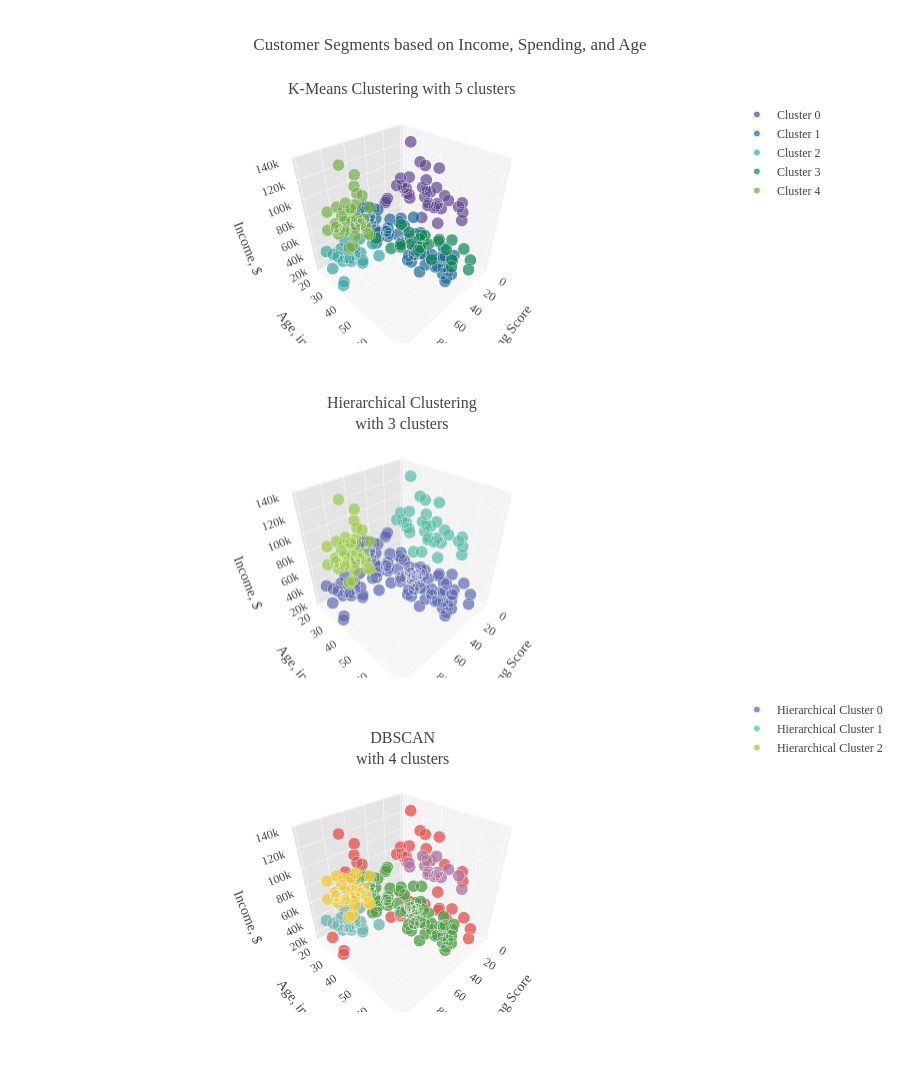

The notebook cell saved with this chart:
### Markdown cell above
# <div style="color:white;display:fill;border-radius:5px;background-color:#67A4A4;letter-spacing:0.1px;overflow:hidden"><p style="padding:20px;color:white;overflow:hidden;margin:0;font-size:110%;text-align:center">Cluster Profile Comparison</p></div>
Below are the plots of the customer profiles based on age, income, and spending from each clustering model.

### Code cell
# Initializing figure with 3 3D subplots
fig = make_subplots(rows=3, cols=1,
                    vertical_spacing=0.1,
                    specs=[[{'type': 'scatter3d'}],
                           [{'type': 'scatter3d'}], 
                           [{'type': 'scatter3d'}]],
                     subplot_titles=("K-Means Clustering with 5 clusters", 
                                     "Hierarchical Clustering<br>with 3 clusters", 
                                     "DBSCAN<br>with 4 clusters")
                   )

# Adding clusters to scatterplots 
plot_km['K-Means Cluster'] = plot_km['K-Means Cluster'].astype(int)
plot_km=plot_km.sort_values(by='K-Means Cluster')
for i in range(0,5):
    fig.add_trace(go.Scatter3d(x = plot_km[plot_km['K-Means Cluster'] == i]['Spending Score'],
                               y = plot_km[plot_km['K-Means Cluster'] == i]['Age'],
                               z = plot_km[plot_km['K-Means Cluster'] == i]['Annual Income'],                        
                               mode = 'markers', marker=dict(
                                   size=7,  
                                   color = px.colors.qualitative.Prism[i],
                                   line_width = 1,
                                   line_color='#F7F7F7',
                                   opacity=0.7),
                               name = str('Cluster '+str(i)), legendgroup = 1),
                 row=1, col=1)

plot_hc['Hierarchical Cluster'] = plot_hc['Hierarchical Cluster'].astype(int)
plot_hc=plot_hc.sort_values(by='Hierarchical Cluster')
for i in range(0,3):    
    fig.add_trace(go.Scatter3d(x = plot_hc[plot_hc['Hierarchical Cluster'] == i]['Spending Score'],
                               y = plot_hc[plot_hc['Hierarchical Cluster'] == i]['Age'],
                               z = plot_hc[plot_hc['Hierarchical Cluster'] == i]['Annual Income'],                        
                               mode = 'markers', marker=dict(
                                   size=7,   
                                   color = px.colors.qualitative.Vivid[i+1],
                                   line_width = 1, 
                                   line_color='#F7F7F7',
                                   opacity=0.7),
                               name = str('Hierarchical Cluster '+str(i)), legendgroup = 2), 
                  row=2, col=1)

for i, j in enumerate(plot_db['DB Cluster'].unique()): 
    fig.add_trace(go.Scatter3d(x = plot_db[plot_db['DB Cluster'] == j]['Spending Score'],
                               y = plot_db[plot_db['DB Cluster'] == j]['Age'],
                               z = plot_db[plot_db['DB Cluster'] == j]['Annual Income'], 
                               mode = 'markers', marker=dict(
                                   size=7,   
                                   color = px.colors.qualitative.T10[i+2],
                                   line_width = 1,
                                   line_color='#F7F7F7',
                                   opacity=0.8),
                               name = str('DB Cluster '+str(j)), legendgroup = 3), 
                  row=3, col=1)

fig.update_traces(hovertemplate='Customer Spending Score: %{x}<br>Income: $%{z}<br>Age: %{y}')
fig.update_layout(title="Customer Segments based on Income, Spending, and Age",
                  template=temp, height=1800, legend_tracegroupgap = 500,
                  scene=dict(aspectmode='cube',
                             xaxis = dict(title='Spending Score', 
                                          backgroundcolor="#F3F3F3",
                                          gridcolor="white",
                                          showbackground=True,
                                          zerolinecolor="white",),
                             yaxis = dict(title='Age, in years',
                                          backgroundcolor="#E4E4E4",
                                          gridcolor="white",
                                          showbackground=True,
                                          zerolinecolor="white"),
                             zaxis = dict(title='Income, $', 
                                          ticksuffix='k',
                                          backgroundcolor="#F6F6F6",
                                          gridcolor="white",
                                          showbackground=True,
                                          zerolinecolor="white")), 
                  scene2=dict(aspectmode='cube', 
                             xaxis = dict(title='Spending Score',
                                          backgroundcolor="#F3F3F3",
                                          gridcolor="white",
                                          showbackground=True,
                                          zerolinecolor="white",),
                             yaxis = dict(title='Age, in years',
                                          backgroundcolor="#E4E4E4",
                                          gridcolor="white",
                                          showbackground=True,
                                          zerolinecolor="white"),
                             zaxis = dict(title='Income, $', 
                                          ticksuffix='k',
                                          backgroundcolor="#F6F6F6",
                                          gridcolor="white",
                                          showbackground=True,
                                          zerolinecolor="white")), 
                  scene3=dict(aspectmode='cube', 
                             xaxis = dict(title='Spending Score',
                                          backgroundcolor="#F3F3F3",
                                          gridcolor="white",
                                          showbackground=True,
                                          zerolinecolor="white",),
                             yaxis = dict(title='Age, in years',
                                          backgroundcolor="#E4E4E4",
                                          gridcolor="white",
                                          showbackground=True,
                                          zerolinecolor="white"),
                             zaxis = dict(title='Income, $', 
                                          ticksuffix='k',
                                          backgroundcolor="#F6F6F6",
                                          gridcolor="white",
                                          showbackground=True,
                                          zerolinecolor="white"))
                  )
fig.show()

### Figure 1 — Plotly figure (JSON) as saved in the notebook; plotly's stock layout.template omitted (floating-point values rounded to 4 significant figures)
{"data": [{"hovertemplate": "Customer Spending Score: %{x}<br>Income: $%{z}<br>Age: %{y}", "legendgroup": "1", "marker": {"color": "rgb(95, 70, 144)", "line": {"color": "#F7F7F7", "width": 1}, "opacity": 0.7, "size": 7}, "mode": "markers", "name": "Cluster 0", "scene": "scene", "type": "scatter3d", "x": [10, 28, 5, 16, 40, 8, 22, 16, 12, 17, 9, 24, 36, 39, 11, 23, 5, 15, 34, 32, 15, 17, 7, 29, 13, 20, 10, 13, 14, 20, 26, 5, 35, 1, 1, 18, 27], "y": [19, 45, 20, 47, 28, 33, 34, 47, 25, 41, 47, 54, 48, 41, 59, 34, 57, 46, 25, 37, 58, 43, 44, 23, 52, 44, 36, 40, 59, 42, 50, 19, 56, 34, 37, 32, 36], "z": [74, 126, 73, 120, 76, 113, 78, 78, 77, 103, 71, 101, 77, 99, 71, 103, 75, 98, 72, 97, 88, 78, 73, 70, 88, 78, 87, 87, 93, 86, 85, 81, 79, 78, 78, 137, 87]}, {"hovertemplate": "Customer Spending Score: %{x}<br>Income: $%{z}<br>Age: %{y}", "legendgroup": "1", "marker": {"color": "rgb(29, 105, 150)", "line": {"color": "#F7F7F7", "width": 1}, "opacity": 0.7, "size": 7}, "mode": "markers", "name": "Cluster 1", "scene": "scene", "type": "scatter3d", "x": [51, 46, 50, 41, 45, 60, 54, 60, 55, 42, 42, 47, 52, 49, 51, 46, 52, 46, 59, 42, 56, 42, 51, 59, 50, 48, 47, 56, 55, 49, 56, 47, 54, 53, 48, 52, 59, 42, 55, 46, 41, 50, 46, 58, 55, 60, 46, 41, 44, 41, 49, 40, 42, 52, 42, 50, 47, 55, 57, 43, 43, 48, 52, 54, 48, 48, 59, 50, 55, 42, 43, 57, 56, 40, 58, 35, 55, 59], "y": [27, 69, 51, 47, 50, 59, 31, 33, 50, 49, 29, 27, 23, 20, 57, 19, 49, 53, 54, 31, 49, 47, 63, 18, 43, 68, 32, 70, 70, 60, 60, 59, 26, 45, 40, 67, 19, 21, 19, 54, 23, 66, 48, 55, 22, 34, 50, 67, 46, 18, 48, 40, 32, 24, 48, 27, 47, 68, 21, 63, 68, 66, 65, 19, 49, 18, 67, 19, 38, 38, 51, 50, 27, 38, 40, 43, 26, 49], "z": [46, 44, 44, 43, 43, 43, 43, 42, 40, 54, 40, 40, 54, 61, 54, 64, 42, 46, 47, 40, 62, 49, 48, 48, 48, 48, 48, 46, 49, 50, 50, 54, 54, 54, 54, 47, 48, 62, 46, 63, 62, 63, 54, 57, 57, 58, 58, 54, 54, 59, 60, 60, 60, 60, 61, 60, 60, 59, 54, 65, 63, 63, 63, 63, 62, 65, 62, 65, 54, 64, 67, 67, 67, 67, 69, 71, 62, 65]}, {"hovertemplate": "Customer Spending Score: %{x}<br>Income: $%{z}<br>Age: %{y}", "legendgroup": "1", "marker": {"color": "rgb(56, 166, 165)", "line": {"color": "#F7F7F7", "width": 1}, "opacity": 0.7, "size": 7}, "mode": "markers", "name": "Cluster 2", "scene": "scene", "type": "scatter3d", "x": [87, 73, 92, 81, 65, 92, 61, 73, 82, 75, 73, 73, 98, 79, 77, 99, 76, 61, 66, 77, 81, 72, 94], "y": [23, 21, 18, 21, 24, 24, 31, 25, 29, 20, 31, 30, 35, 22, 24, 35, 22, 35, 20, 23, 21, 30, 23], "z": [29, 30, 33, 33, 39, 38, 39, 24, 28, 37, 25, 34, 23, 20, 20, 19, 17, 28, 21, 16, 15, 19, 18]}, {"hovertemplate": "Customer Spending Score: %{x}<br>Income: $%{z}<br>Age: %{y}", "legendgroup": "1", "marker": {"color": "rgb(15, 133, 84)", "line": {"color": "#F7F7F7", "width": 1}, "opacity": 0.7, "size": 7}, "mode": "markers", "name": "Cluster 3", "scene": "scene", "type": "scatter3d", "x": [35, 40, 6, 13, 3, 6, 14, 15, 14, 32, 35, 28, 29, 26, 39, 31, 5, 4, 36, 35, 14, 17, 4], "y": [35, 31, 35, 37, 64, 20, 67, 58, 54, 45, 65, 49, 52, 36, 19, 40, 46, 60, 48, 35, 49, 42, 53], "z": [21, 17, 18, 20, 19, 16, 19, 20, 28, 28, 38, 39, 23, 37, 15, 29, 25, 30, 39, 24, 33, 34, 33]}, {"hovertemplate": "Customer Spending Score: %{x}<br>Income: $%{z}<br>Age: %{y}", "legendgroup": "1", "marker": {"color": "rgb(115, 175, 72)", "line": {"color": "#F7F7F7", "width": 1}, "opacity": 0.7, "size": 7}, "mode": "markers", "name": "Cluster 4", "scene": "scene", "type": "scatter3d", "x": [91, 75, 74, 95, 90, 92, 77, 76, 93, 78, 73, 83, 73, 75, 95, 97, 89, 75, 74, 71, 88, 97, 86, 79, 69, 90, 69, 85, 86, 68, 88, 91, 72, 63, 75, 88, 93, 87, 83], "y": [39, 38, 32, 40, 34, 36, 31, 38, 31, 30, 30, 29, 32, 36, 33, 28, 27, 39, 32, 31, 39, 30, 30, 35, 27, 35, 32, 36, 32, 28, 29, 38, 35, 32, 28, 29, 32, 32, 30], "z": [69, 71, 77, 71, 78, 87, 70, 78, 81, 78, 78, 79, 73, 85, 86, 77, 78, 71, 126, 72, 78, 99, 88, 120, 88, 93, 103, 103, 97, 101, 98, 113, 74, 87, 87, 73, 75, 76, 137]}, {"hovertemplate": "Customer Spending Score: %{x}<br>Income: $%{z}<br>Age: %{y}", "legendgroup": "2", "marker": {"color": "rgb(93, 105, 177)", "line": {"color": "#F7F7F7", "width": 1}, "opacity": 0.7, "size": 7}, "mode": "markers", "name": "Hierarchical Cluster 0", "scene": "scene2", "type": "scatter3d", "x": [39, 81, 6, 52, 77, 40, 76, 6, 94, 72, 14, 99, 15, 77, 13, 79, 35, 66, 29, 98, 35, 73, 5, 73, 14, 82, 32, 61, 31, 87, 55, 4, 4, 14, 92, 28, 61, 36, 92, 35, 73, 75, 26, 81, 17, 55, 3, 65, 47, 42, 42, 52, 60, 54, 60, 41, 50, 46, 51, 73, 56, 45, 49, 46, 54, 59, 50, 48, 59, 47, 42, 49, 56, 47, 54, 53, 48, 42, 52, 40, 55, 41, 44, 57, 46, 58, 55, 60, 46, 55, 41, 49, 59, 51, 51, 55, 47, 50, 42, 41, 48, 59, 55, 56, 42, 50, 46, 43, 48, 52, 42, 52, 42, 48, 46, 34, 29, 40, 40, 58, 57, 43, 59, 43, 50, 56], "y": [19, 21, 20, 67, 23, 31, 22, 35, 23, 30, 67, 35, 58, 24, 37, 22, 35, 20, 52, 35, 35, 25, 46, 31, 54, 29, 45, 35, 40, 23, 19, 60, 53, 49, 18, 49, 31, 48, 24, 65, 30, 20, 36, 21, 42, 50, 64, 24, 27, 29, 31, 49, 33, 31, 59, 47, 51, 69, 27, 21, 70, 50, 20, 53, 19, 18, 43, 68, 19, 32, 47, 60, 60, 59, 26, 45, 40, 49, 23, 40, 38, 67, 46, 21, 48, 55, 22, 34, 50, 68, 18, 48, 54, 57, 63, 70, 47, 27, 48, 23, 49, 67, 26, 49, 32, 66, 54, 68, 66, 65, 38, 24, 21, 18, 19, 25, 23, 28, 38, 40, 50, 51, 49, 63, 19, 27], "z": [15, 15, 16, 47, 16, 17, 17, 18, 18, 19, 19, 19, 20, 20, 20, 20, 21, 21, 23, 23, 24, 24, 25, 25, 28, 28, 28, 28, 29, 29, 46, 30, 33, 33, 33, 39, 39, 39, 38, 38, 34, 37, 37, 33, 34, 40, 19, 39, 40, 40, 40, 42, 42, 43, 43, 43, 44, 44, 46, 30, 46, 43, 61, 46, 63, 48, 48, 48, 48, 48, 49, 50, 50, 54, 54, 54, 54, 54, 54, 60, 54, 54, 54, 54, 54, 57, 57, 58, 58, 59, 59, 60, 47, 54, 48, 49, 60, 60, 61, 62, 62, 62, 62, 62, 60, 63, 63, 63, 63, 63, 64, 60, 62, 65, 64, 72, 70, 76, 67, 69, 67, 67, 65, 65, 65, 67]}, {"hovertemplate": "Customer Spending Score: %{x}<br>Income: $%{z}<br>Age: %{y}", "legendgroup": "2", "marker": {"color": "rgb(82, 188, 163)", "line": {"color": "#F7F7F7", "width": 1}, "opacity": 0.7, "size": 7}, "mode": "markers", "name": "Hierarchical Cluster 1", "scene": "scene2", "type": "scatter3d", "x": [12, 18, 13, 28, 35, 11, 16, 23, 7, 9, 5, 17, 10, 10, 5, 8, 36, 15, 27, 1, 22, 17, 39, 20, 1, 5, 16, 32, 35, 14, 26, 20, 15, 24, 13], "y": [25, 32, 52, 45, 43, 59, 47, 34, 44, 47, 57, 41, 19, 36, 20, 33, 48, 46, 36, 34, 34, 43, 41, 44, 37, 19, 47, 37, 56, 59, 50, 42, 58, 54, 40], "z": [77, 137, 88, 126, 71, 71, 120, 103, 73, 71, 75, 103, 74, 87, 73, 113, 77, 98, 87, 78, 78, 78, 99, 78, 78, 81, 78, 97, 79, 93, 85, 86, 88, 101, 87]}, {"hovertemplate": "Customer Spending Score: %{x}<br>Income: $%{z}<br>Age: %{y}", "legendgroup": "2", "marker": {"color": "rgb(153, 201, 69)", "line": {"color": "#F7F7F7", "width": 1}, "opacity": 0.7, "size": 7}, "mode": "markers", "name": "Hierarchical Cluster 2", "scene": "scene2", "type": "scatter3d", "x": [90, 72, 93, 87, 97, 74, 88, 95, 89, 78, 73, 83, 93, 75, 73, 63, 76, 88, 68, 75, 92, 90, 91, 79, 69, 69, 97, 74, 85, 86, 86, 88, 75, 75, 91, 77, 95, 71, 83], "y": [34, 35, 32, 32, 28, 32, 39, 33, 27, 30, 30, 29, 31, 36, 32, 32, 38, 29, 28, 38, 36, 35, 38, 35, 32, 27, 30, 32, 36, 30, 32, 29, 39, 28, 39, 31, 40, 31, 30], "z": [78, 74, 75, 76, 77, 77, 78, 86, 78, 78, 78, 79, 81, 85, 73, 87, 78, 73, 101, 71, 87, 93, 113, 120, 103, 88, 99, 126, 103, 88, 97, 98, 71, 87, 69, 70, 71, 72, 137]}, {"hovertemplate": "Customer Spending Score: %{x}<br>Income: $%{z}<br>Age: %{y}", "legendgroup": "3", "marker": {"color": "#E45756", "line": {"color": "#F7F7F7", "width": 1}, "opacity": 0.8, "size": 7}, "mode": "markers", "name": "DB Cluster Outliers", "scene": "scene3", "type": "scatter3d", "x": [39, 14, 17, 26, 18, 5, 10, 5, 12, 1, 1, 35, 5, 14, 32, 39, 24, 68, 17, 85, 23, 69, 8, 91, 16, 79, 28, 74, 4, 4, 83, 13, 14, 3, 94, 6, 35, 40, 99, 29, 6, 14, 35, 32, 5, 31, 98, 15], "y": [19, 49, 42, 36, 32, 20, 19, 57, 25, 37, 34, 56, 19, 59, 37, 41, 54, 28, 41, 36, 34, 32, 33, 38, 47, 35, 45, 32, 53, 60, 30, 37, 67, 64, 23, 35, 35, 31, 35, 52, 20, 54, 35, 45, 46, 40, 35, 58], "z": [15, 33, 34, 37, 137, 73, 74, 75, 77, 78, 78, 79, 81, 93, 97, 99, 101, 101, 103, 103, 103, 103, 113, 113, 120, 120, 126, 126, 33, 30, 137, 20, 19, 19, 18, 18, 21, 17, 19, 23, 16, 28, 24, 28, 25, 29, 23, 20]}, {"hovertemplate": "Customer Spending Score: %{x}<br>Income: $%{z}<br>Age: %{y}", "legendgroup": "3", "marker": {"color": "#72B7B2", "line": {"color": "#F7F7F7", "width": 1}, "opacity": 0.8, "size": 7}, "mode": "markers", "name": "DB Cluster 0", "scene": "scene3", "type": "scatter3d", "x": [66, 73, 79, 73, 87, 77, 73, 92, 76, 65, 77, 92, 81, 75, 82, 73, 81, 61, 72], "y": [20, 25, 22, 31, 23, 24, 21, 18, 22, 24, 23, 24, 21, 20, 29, 30, 21, 35, 30], "z": [21, 24, 20, 25, 29, 20, 30, 33, 17, 39, 16, 38, 15, 37, 28, 34, 33, 28, 19]}, {"hovertemplate": "Customer Spending Score: %{x}<br>Income: $%{z}<br>Age: %{y}", "legendgroup": "3", "marker": {"color": "#54A24B", "line": {"color": "#F7F7F7", "width": 1}, "opacity": 0.8, "size": 7}, "mode": "markers", "name": "DB Cluster 1", "scene": "scene3", "type": "scatter3d", "x": [48, 54, 43, 52, 46, 48, 42, 56, 55, 59, 41, 50, 42, 40, 48, 43, 59, 43, 57, 56, 40, 58, 29, 35, 34, 42, 36, 46, 50, 50, 52, 50, 59, 51, 59, 52, 55, 47, 56, 46, 51, 46, 50, 48, 41, 60, 54, 60, 52, 42, 42, 47, 55, 28, 61, 36, 35, 45, 59, 49, 57, 48, 51, 55, 52, 54, 41, 47, 42, 56, 44, 49, 42, 53, 55, 58, 55, 60, 46, 55, 47, 41, 49, 40, 42, 46], "y": [66, 19, 68, 65, 54, 49, 21, 49, 26, 67, 23, 66, 38, 28, 18, 63, 49, 51, 50, 27, 38, 40, 23, 43, 25, 48, 48, 19, 27, 19, 24, 43, 18, 63, 54, 67, 19, 47, 70, 53, 27, 69, 51, 68, 47, 59, 31, 33, 49, 31, 29, 27, 50, 49, 31, 48, 65, 50, 19, 20, 21, 40, 57, 38, 23, 26, 67, 59, 49, 60, 46, 60, 47, 45, 70, 55, 22, 34, 50, 68, 32, 18, 48, 40, 32, 48], "z": [63, 63, 63, 63, 63, 62, 62, 62, 62, 62, 62, 63, 64, 76, 65, 65, 65, 67, 67, 67, 67, 69, 70, 71, 72, 61, 77, 64, 60, 65, 60, 48, 48, 48, 47, 47, 46, 60, 46, 46, 46, 44, 44, 48, 43, 43, 43, 42, 42, 40, 40, 40, 40, 39, 39, 39, 38, 43, 48, 61, 54, 54, 54, 54, 54, 54, 54, 54, 54, 50, 54, 50, 49, 54, 49, 57, 57, 58, 58, 59, 48, 59, 60, 60, 60, 54]}, {"hovertemplate": "Customer Spending Score: %{x}<br>Income: $%{z}<br>Age: %{y}", "legendgroup": "3", "marker": {"color": "#EECA3B", "line": {"color": "#F7F7F7", "width": 1}, "opacity": 0.8, "size": 7}, "mode": "markers", "name": "DB Cluster 2", "scene": "scene3", "type": "scatter3d", "x": [92, 63, 75, 95, 97, 69, 90, 86, 88, 95, 86, 75, 93, 91, 87, 97, 74, 90, 73, 88, 88, 76, 93, 72, 89, 75, 78, 73, 75, 83, 77, 71], "y": [36, 32, 28, 40, 30, 27, 35, 32, 29, 33, 30, 36, 31, 39, 32, 28, 32, 34, 32, 39, 29, 38, 32, 35, 27, 39, 30, 30, 38, 29, 31, 31], "z": [87, 87, 87, 71, 99, 88, 93, 97, 98, 86, 88, 85, 81, 69, 76, 77, 77, 78, 73, 78, 73, 78, 75, 74, 78, 71, 78, 78, 71, 79, 70, 72]}, {"hovertemplate": "Customer Spending Score: %{x}<br>Income: $%{z}<br>Age: %{y}", "legendgroup": "3", "marker": {"color": "#B279A2", "line": {"color": "#F7F7F7", "width": 1}, "opacity": 0.8, "size": 7}, "mode": "markers", "name": "DB Cluster 3", "scene": "scene3", "type": "scatter3d", "x": [9, 7, 11, 20, 15, 17, 20, 16, 15, 13, 10, 13, 27, 26, 22], "y": [47, 44, 59, 42, 46, 43, 44, 47, 58, 52, 36, 40, 36, 50, 34], "z": [71, 73, 71, 86, 98, 78, 78, 78, 88, 88, 87, 87, 87, 85, 78]}], "layout": {"annotations": [{"font": {"size": 16}, "showarrow": false, "text": "K-Means Clustering with 5 clusters", "x": 0.5, "xanchor": "center", "xref": "paper", "y": 1.0, "yanchor": "bottom", "yref": "paper"}, {"font": {"size": 16}, "showarrow": false, "text": "Hierarchical Clustering<br>with 3 clusters", "x": 0.5, "xanchor": "center", "xref": "paper", "y": 0.6333, "yanchor": "bottom", "yref": "paper"}, {"font": {"size": 16}, "showarrow": false, "text": "DBSCAN<br>with 4 clusters", "x": 0.5, "xanchor": "center", "xref": "paper", "y": 0.2667, "yanchor": "bottom", "yref": "paper"}], "height": 1800, "legend": {"tracegroupgap": 500}, "scene": {"aspectmode": "cube", "domain": {"x": [0.0, 1.0], "y": [0.7333, 1.0]}, "xaxis": {"backgroundcolor": "#F3F3F3", "gridcolor": "white", "showbackground": true, "title": {"text": "Spending Score"}, "zerolinecolor": "white"}, "yaxis": {"backgroundcolor": "#E4E4E4", "gridcolor": "white", "showbackground": true, "title": {"text": "Age, in years"}, "zerolinecolor": "white"}, "zaxis": {"backgroundcolor": "#F6F6F6", "gridcolor": "white", "showbackground": true, "ticksuffix": "k", "title": {"text": "Income, $"}, "zerolinecolor": "white"}}, "scene2": {"aspectmode": "cube", "domain": {"x": [0.0, 1.0], "y": [0.3667, 0.6333]}, "xaxis": {"backgroundcolor": "#F3F3F3", "gridcolor": "white", "showbackground": true, "title": {"text": "Spending Score"}, "zerolinecolor": "white"}, "yaxis": {"backgroundcolor": "#E4E4E4", "gridcolor": "white", "showbackground": true, "title": {"text": "Age, in years"}, "zerolinecolor": "white"}, "zaxis": {"backgroundcolor": "#F6F6F6", "gridcolor": "white", "showbackground": true, "ticksuffix": "k", "title": {"text": "Income, $"}, "zerolinecolor": "white"}}, "scene3": {"aspectmode": "cube", "domain": {"x": [0.0, 1.0], "y": [0.0, 0.2667]}, "xaxis": {"backgroundcolor": "#F3F3F3", "gridcolor": "white", "showbackground": true, "title": {"text": "Spending Score"}, "zerolinecolor": "white"}, "yaxis": {"backgroundcolor": "#E4E4E4", "gridcolor": "white", "showbackground": true, "title": {"text": "Age, in years"}, "zerolinecolor": "white"}, "zaxis": {"backgroundcolor": "#F6F6F6", "gridcolor": "white", "showbackground": true, "ticksuffix": "k", "title": {"text": "Income, $"}, "zerolinecolor": "white"}}, "title": {"text": "Customer Segments based on Income, Spending, and Age"}}}
